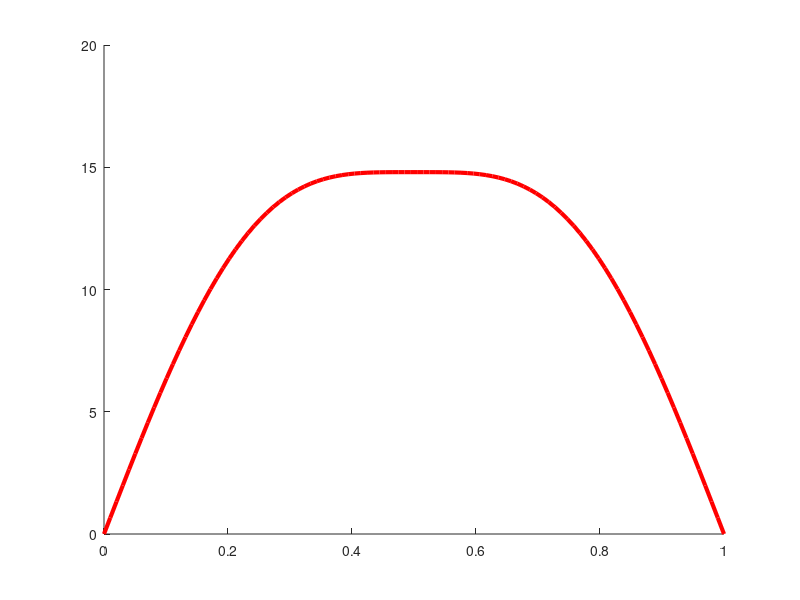

Source code (MATLAB):
function cftd_110

ax=axis;
k=linspace(ax(1),ax(2),100);
J=14.8/2;
w1=2*J*sqrt(1-cos(pi*k).^4);
hold on ;
h=plot(k,w1,'r-');
set(h,'Linewidth',3);
hold off;
